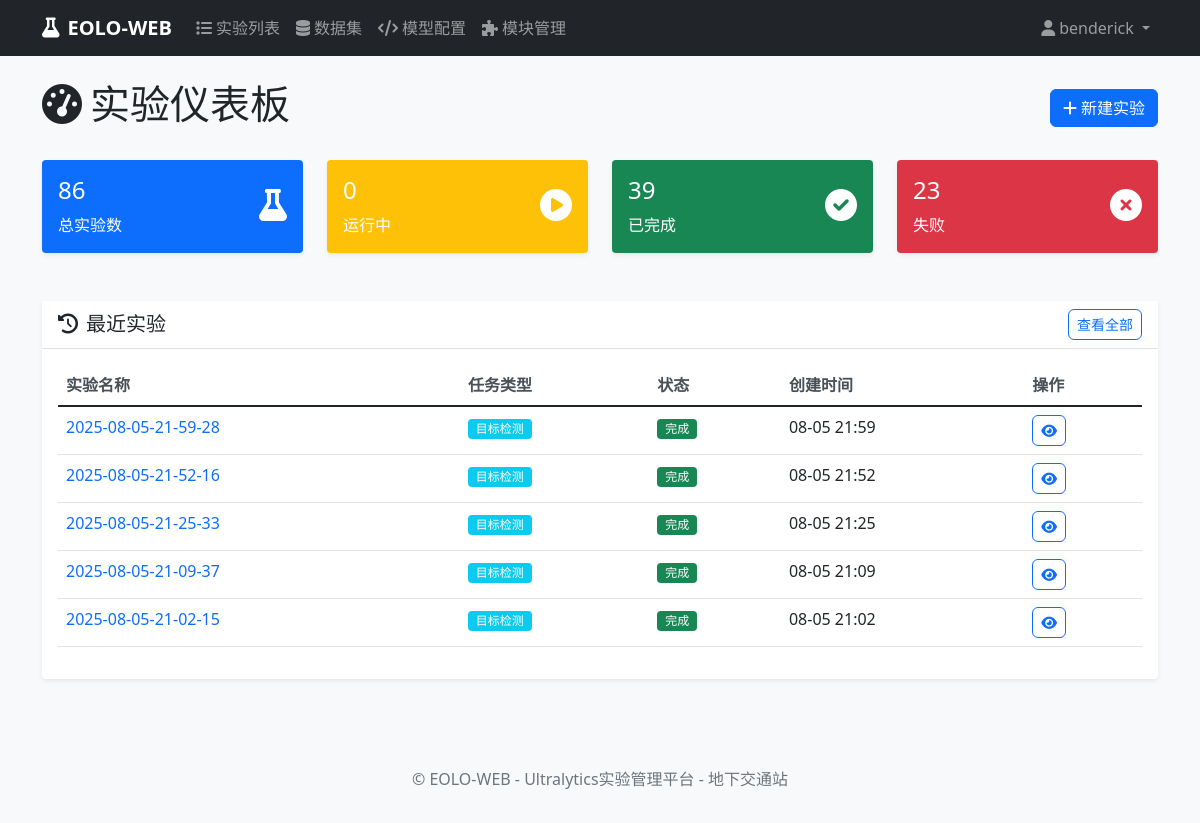
The page /experiments/ (signed in) on the database as committed earlier.
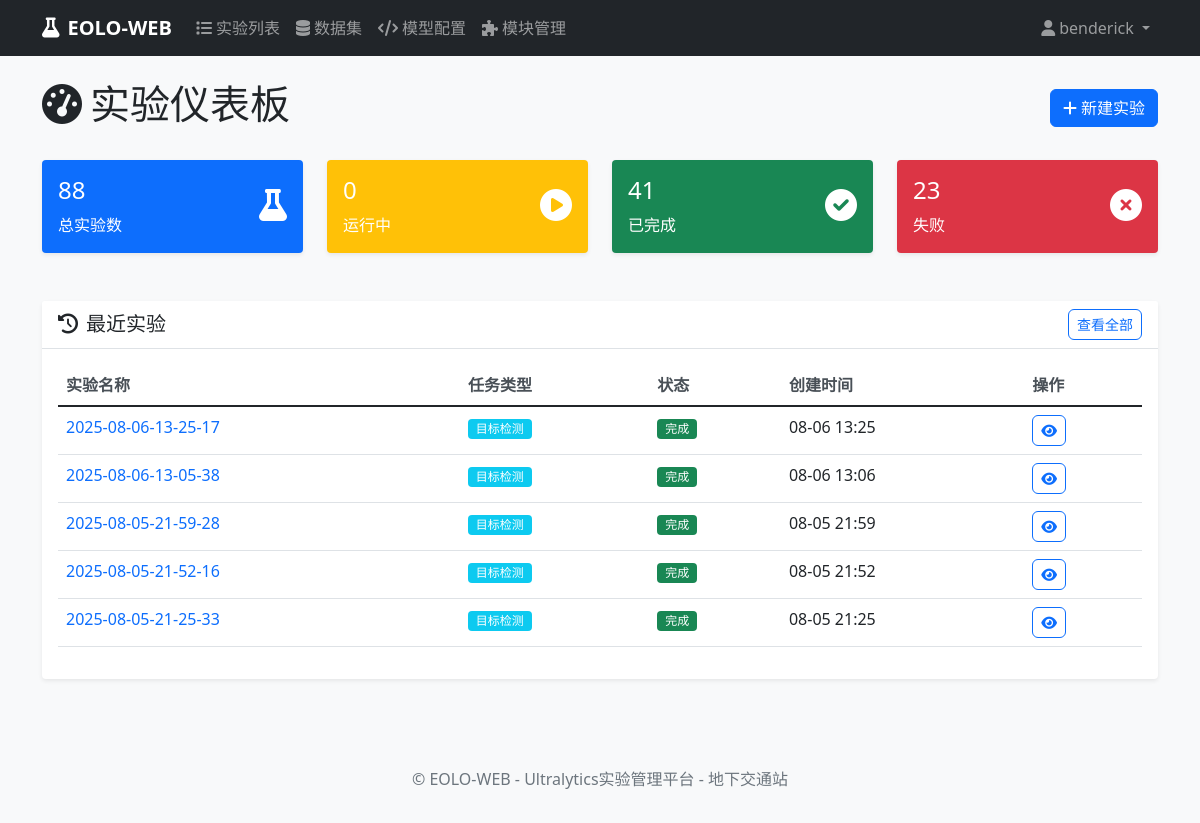
The same page on the database as committed later.
### experiments/models.py (models this page shows, shortened)
class Experiment(models.Model):
    EXPERIMENT_STATUS_CHOICES = [
        ('pending', '待启动'),
        ('queued', '排队'),
        ('running', '运行'),
        ('interrupted', '中断'),
        ('error', '错误'),
        ('completed', '完成'),
    ]
    TASK_TYPE_CHOICES = [
        ('detect', '目标检测'),
        ('segment', '实例分割'),
        ('classify', '图像分类'),
        ('pose', '姿态估计'),
        ('track', '目标跟踪'),
    ]
    name = models.CharField(max_length=200, verbose_name="实验名称")
    description = models.TextField(blank=True, null=True, verbose_name="实验描述")
    user = models.ForeignKey(User, on_delete=models.CASCADE, verbose_name="创建用户")
    task_type = models.CharField(max_length=20, choices=TASK_TYPE_CHOICES, default='detect', verbose_name="任务类型")
    model_configs = models.TextField(blank=True, null=True, verbose_name="模型配置", help_text="逗号分隔的模型配置路径")
    setting_config = models.CharField(max_length=200, blank=True, null=True, verbose_name="参数配置", help_text="参数配置文件路径")
    dataset = models.CharField(max_length=200, default='', verbose_name="数据集名称")
    epochs = models.IntegerField(default=100, verbose_name="训练轮数")
    batch_size = models.IntegerField(default=16, verbose_name="批量大小")
    device = models.CharField(max_length=20, default='auto', verbose_name="设备")
    SCALE_CHOICES = [
        ('n', 'Nano'),
        ('s', 'Small'),
        ('m', 'Medium'),
        ('l', 'Large'),
        ('x', 'Extra Large'),
    ]
    scale = models.CharField(max_length=1, choices=SCALE_CHOICES, default='n', verbose_name="尺寸")
    group = models.CharField(max_length=100, blank=True, null=True, verbose_name="分组")
    exp_timestamp = models.CharField(max_length=50, blank=True, null=True, verbose_name="实验时间戳")
    project_name = models.CharField(max_length=100, blank=True, null=True, verbose_name="项目名称")
    status = models.CharField(max_length=20, choices=EXPERIMENT_STATUS_CHOICES, default='pending', verbose_name="状态")
    command = models.TextField(blank=True, null=True, verbose_name="生成的命令")
    created_at = models.DateTimeField(auto_now_add=True, verbose_name="创建时间")
    updated_at = models.DateTimeField(auto_now=True, verbose_name="更新时间")
    started_at = models.DateTimeField(blank=True, null=True, verbose_name="开始时间")
    completed_at = models.DateTimeField(blank=True, null=True, verbose_name="完成时间")
    log_file = models.CharField(max_length=500, blank=True, null=True, verbose_name="日志文件")
    result_file = models.CharField(max_length=500, blank=True, null=True, verbose_name="结果文件")
    error_message = models.TextField(blank=True, null=True, verbose_name="错误信息")
    class Meta:
        verbose_name = "实验"
        verbose_name_plural = "实验"
        ordering = ['-created_at']

### experiments/views.py (the view)
# urls.py: path('', views.dashboard_view, name='dashboard'),
@login_required
def dashboard_view(request):
    user_experiments = Experiment.objects.filter(user=request.user)
    total_experiments = user_experiments.count()
    running_experiments = user_experiments.filter(status='running').count()
    completed_experiments = user_experiments.filter(status='completed').count()
    interrupted_experiments = user_experiments.filter(status='interrupted').count()
    failed_experiments = user_experiments.filter(status='error').count()
    recent_experiments = user_experiments[:5]
    context = {
        'total_experiments': total_experiments,
        'running_experiments': running_experiments,
        'completed_experiments': completed_experiments,
        'interrupted_experiments': interrupted_experiments,
        'failed_experiments': failed_experiments,
        'recent_experiments': recent_experiments,
    }
    return render(request, 'experiments/dashboard.html', context)

### templates/experiments/dashboard.html (shortened to what the changed rows need)
{% extends 'base.html' %}
{% block content %}
<div class="d-flex justify-content-between align-items-center mb-4">
    <h1><i class="fas fa-tachometer-alt me-2"></i>实验仪表板</h1>
</div>
<div class="row mb-4">
    <div class="col-md-3">
        <div class="card bg-primary text-white">
            <div class="card-body">
                <div class="d-flex justify-content-between">
                    <div>
                        <h4>{{ total_experiments }}</h4>
                        <p class="mb-0">总实验数</p>
                    </div>
                </div>
            </div>
        </div>
    </div>
    <div class="col-md-3">
        <div class="card bg-success text-white">
            <div class="card-body">
                <div class="d-flex justify-content-between">
                    <div>
                        <h4>{{ completed_experiments }}</h4>
                        <p class="mb-0">已完成</p>
                    </div>
                </div>
            </div>
        </div>
    </div>
</div>
<div class="row">
    <div class="col-12">
        <div class="card">
            <div class="card-body">
                {% if recent_experiments %}
                <div class="table-responsive">
                    <table class="table table-hover">
                        <thead>
                            <tr>
                                <th>实验名称</th>
                                <th>任务类型</th>
                                <th>状态</th>
                                <th>创建时间</th>
                                <th>操作</th>
                            </tr>
                        </thead>
                        <tbody>
                            {% for experiment in recent_experiments %}
                            <tr>
                                <td>
                                    <a href="{% url 'experiments:detail' experiment.pk %}" class="text-decoration-none">
                                        {{ experiment.name }}
                                    </a>
                                </td>
                                <td>
                                    <span class="badge bg-info">{{ experiment.get_task_type_display }}</span>
                                </td>
                                <td>
                                    {% if experiment.status == 'pending' %}
                                        <span class="badge bg-secondary">{{ experiment.get_status_display }}</span>
                                    {% elif experiment.status == 'running' %}
                                        <span class="badge bg-warning">{{ experiment.get_status_display }}</span>
                                    {% elif experiment.status == 'completed' %}
                                        <span class="badge bg-success">{{ experiment.get_status_display }}</span>
                                    {% elif experiment.status == 'failed' %}
                                        <span class="badge bg-danger">{{ experiment.get_status_display }}</span>
                                    {% else %}
                                        <span class="badge bg-dark">{{ experiment.get_status_display }}</span>
                                    {% endif %}
                                </td>
                                <td>{{ experiment.created_at|date:"m-d H:i" }}</td>
                                <td>
                                    <div class="btn-group btn-group-sm">
                                        <a href="{% url 'experiments:detail' experiment.pk %}"
                                           class="btn btn-outline-primary btn-sm">
                                            <i class="fas fa-eye"></i>
                                        </a>
                                    </div>
                                </td>
                            </tr>
                            {% endfor %}
                        </tbody>
                    </table>
                </div>
                {% endif %}
            </div>
        </div>
    </div>
</div>
{% endblock %}

Rows that differ between the two databases and show on the page:
no longer on this page (row unchanged): Experiment: name "2025-08-05-21-09-37", task_type "目标检测", status "完成", created_at "08-05 21:09"
no longer on this page (row unchanged): Experiment: name "2025-08-05-21-02-15", task_type "目标检测", status "完成", created_at "08-05 21:02"
added Experiment: name "2025-08-06-13-25-17", task_type "目标检测", status "完成", created_at "08-06 13:25"
added Experiment: name "2025-08-06-13-05-38", task_type "目标检测", status "完成", created_at "08-06 13:06"
Other text that changed with them:
{{ total_experiments }}: "86" → "88"
{{ completed_experiments }}: "39" → "41"
